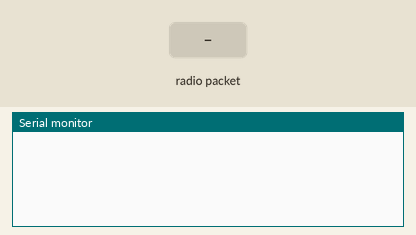
Recording of a sketch running on a simulated Arduino Uno, built with avr-gcc and run on an emulated ATmega328P. Parts: the last lines printed to the serial monitor. Inputs (shaded band) come from the test bench. No radio packets arrive unless stated.

Above: at 1.2 s.
1.3 s: radio packet "1" arrives
At 2.1 s:
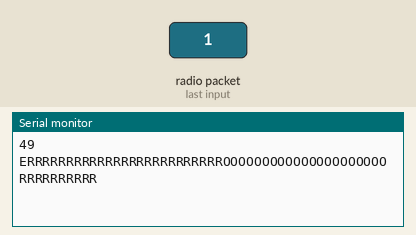
2.8 s: radio packet "0" arrives
At 3.2 s:
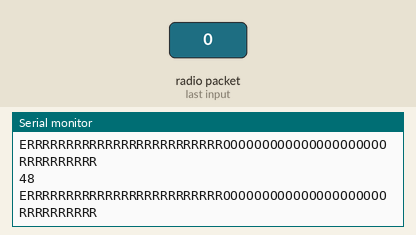
4.3 s: radio packet "2" arrives
At 5.6 s:
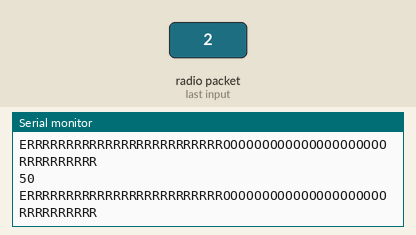

The sketch:

test_SPI_2.ino
```cpp
/*
* Arduino Wireless Communication Tutorial
*       Example 1 - Receiver Code
*
* by Dejan Nedelkovski, www.HowToMechatronics.com
*
* Library: TMRh20/RF24, https://github.com/tmrh20/RF24/
*/
#include <SoftwareSerial.h>
#include <SPI.h>
#include <nRF24L01.h>
#include <RF24.h>

RF24 radio(7, 8); // CE, CSN

const byte address[6] = "00001";
char resR='a';
bool t=0;
void setup() {
  Serial.begin(9600);
  radio.begin();
  radio.openReadingPipe(0, address);
  radio.setPALevel(RF24_PA_MIN);
  radio.startListening();
  pinMode(2,INPUT_PULLUP);
}
int lastX=0;
void loop() {
  if (radio.available()) {
    char text[32] = "";
    radio.read(&text, sizeof(text));
    int x=((int)text[1]<<8)+(int)text[0];
    Serial.println(x);
    if(x!=lastX+1||x==lastX){
      Serial.println("ERRRRRRRRRRRRRRRRRRRRRRRRROOOOOOOOOOOOOOOOOOOOORRRRRRRRRR");
    }
    lastX=x;
  }

}
```

Measured:
- after the input at 1.3 s, the serial monitor: prints a new line at once (image 1)
- after the input at 2.8 s, the serial monitor: prints a new line at once (image 2)
- after the input at 4.3 s, the serial monitor: prints a new line at once (image 3)
